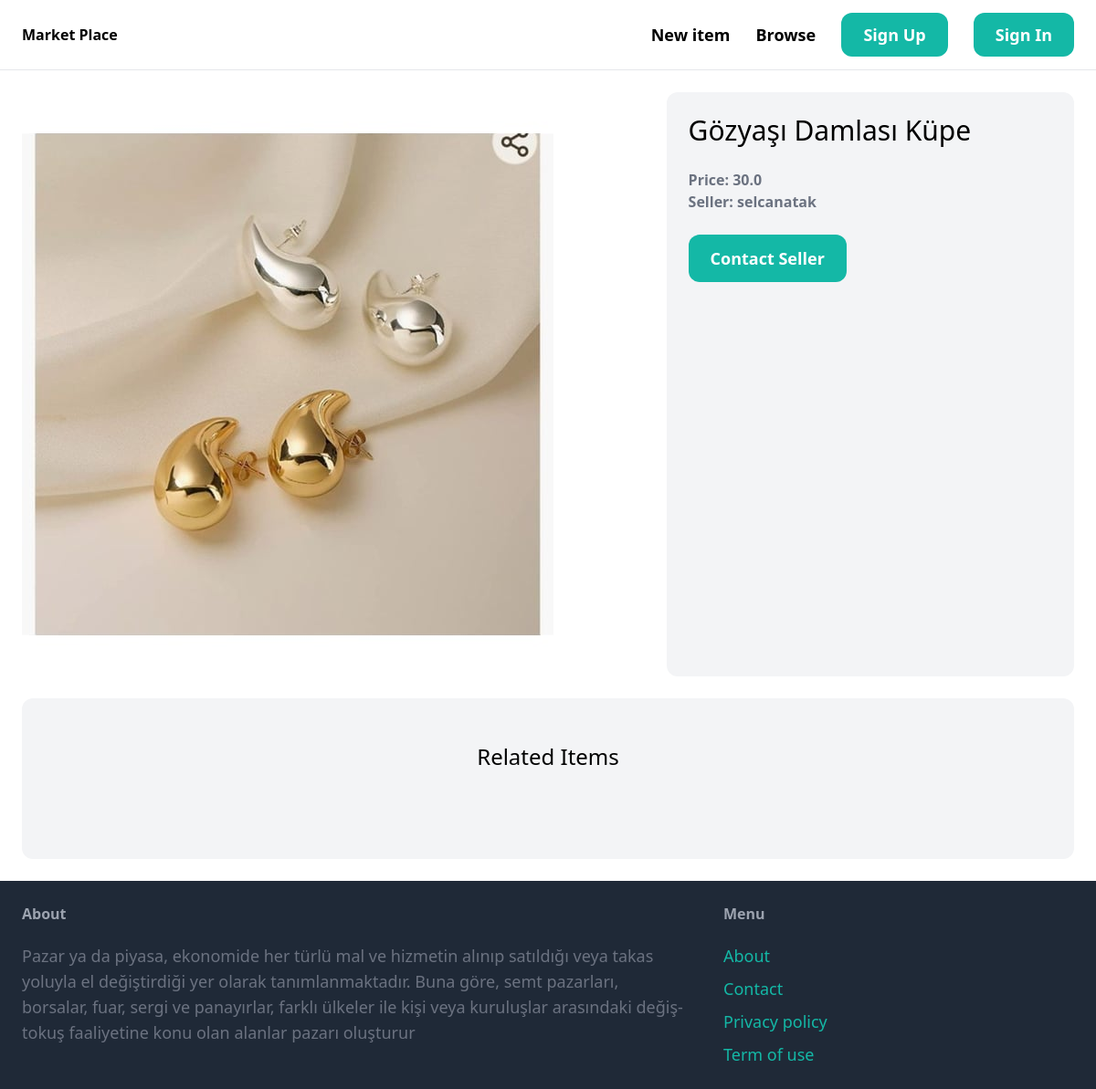
The app's page /items/4 with its own data.
### item/models.py (models this page shows, shortened)
class Item(models.Model):
    category = models.ForeignKey(Category, related_name='items', on_delete=models.CASCADE)
    name = models.CharField(max_length=255)
    description = models.TextField(blank=True, null=True)
    price = models.FloatField()
    image = models.ImageField(upload_to='item_images', blank=True, null=True)
    is_sold = models.BooleanField(default=False)
    created_by = models.ForeignKey(User, related_name='items', on_delete=models.CASCADE)
    created_at = models.DateTimeField(auto_now_add=True)

### item/views.py (the view)
# urls.py: path("items/<int:pk>", views.detail, name='detail'),
def detail(request, pk):
    item = get_object_or_404(Item, pk=pk)
    related_items = Item.objects.filter(category=item.category, is_sold=False).exclude(pk=pk)[0:3]
    context = {
        'item': item,
        'related_items': related_items,
    }
    return render(request, 'item/detail.html', context)

### templates/item/detail.html (shortened to what this page needs)
{% extends 'marketplace/base.html' %}
{% block content %}
<div class="grid grid-cols-5 gap-6">
    <div class="col-span-3">
        <img src="{{ item.image.url }}" class="rounded-xl">
    </div>
    <div class="col-span-2 p-6 bg-gray-100 rounded-xl" >
        <h1 class="mb-6 text-3xl" > {{item.name}} </h1>
        <p class="text-gray-500" ><strong> Price: {{item.price}} </strong></p>
        <p class="text-gray-500" ><strong> Seller: {{item.created_by.username}} </strong></p>
        <a href="#" class="inline-block mt-6 px-6 py-3 text-lg font-semibold bg-teal-500 text-white rounded-xl hover:bg-teal-700">Contact Seller </a>
    </div>
</div>
<div class="mt-6 px-6 py-12 bg-gray-100 rounded-xl ">
    <h2 class="mb-12 text-2xl text-center"> Related Items</h2>
</div>
{% endblock %}

### records on screen
Item: image (picture), name "Gözyaşı Damlası Küpe", price "30.0", created_by.username "selcanatak"
